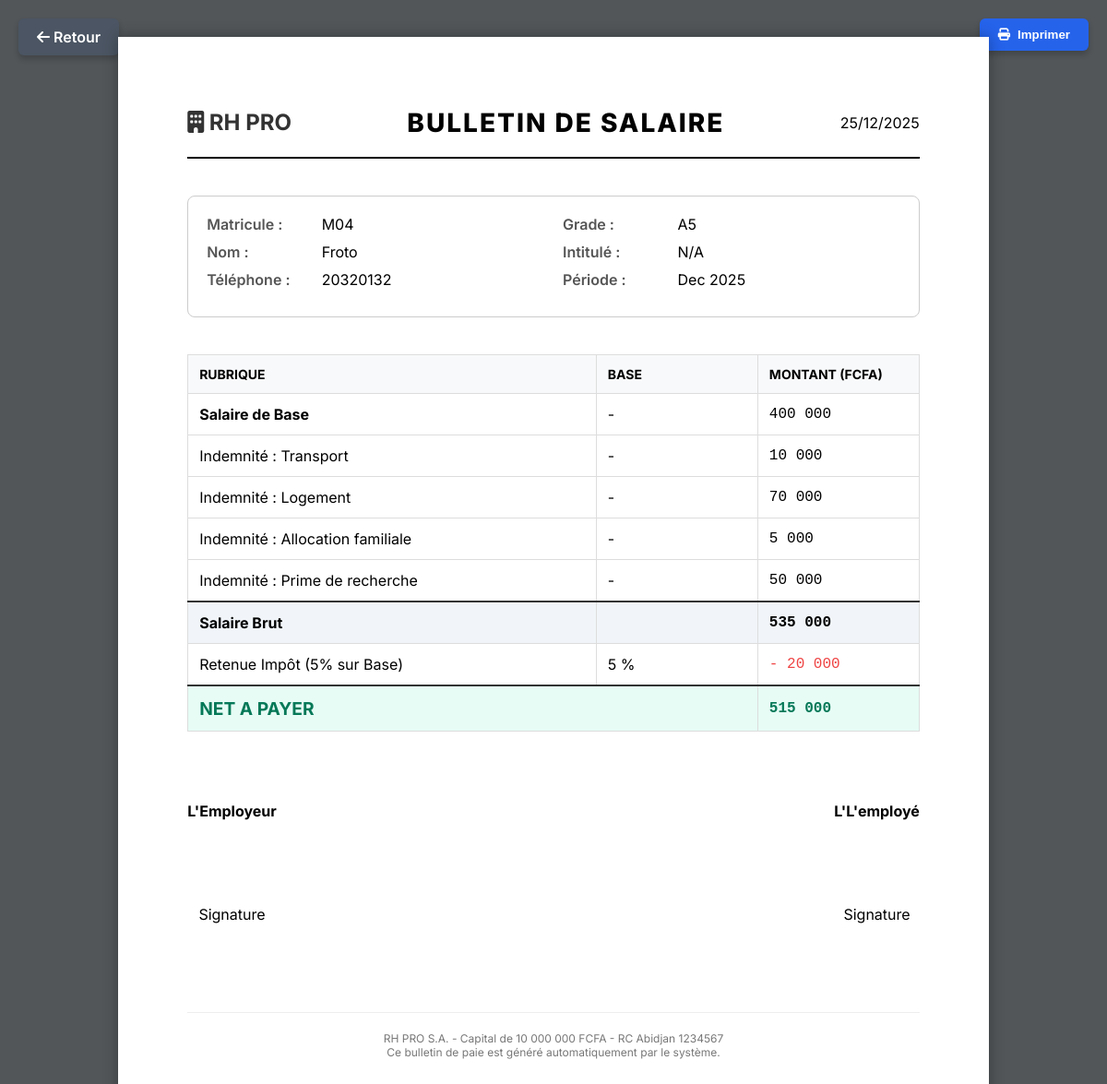
Page /bulletin.php?matricule=M04 on the committed database.
### tables this page shows
CREATE TABLE IF NOT EXISTS `employe` (
  `matricule` varchar(10) NOT NULL,
  `nom` varchar(50) NOT NULL,
  `tel` varchar(15) DEFAULT NULL,
  `codeGr` varchar(5) DEFAULT NULL,
  PRIMARY KEY (`matricule`),
  KEY `fk_emp_grade` (`codeGr`)
);

CREATE TABLE IF NOT EXISTS `grade` (
  `codeGr` varchar(5) NOT NULL,
  `salaireBase` decimal(10,2) NOT NULL,
  `intitule` varchar(100) DEFAULT NULL,
  PRIMARY KEY (`codeGr`)
);

CREATE TABLE IF NOT EXISTS `adroit` (
  `codeGr` varchar(5) NOT NULL,
  `codeInd` varchar(5) NOT NULL,
  `montant` decimal(10,2) NOT NULL,
  PRIMARY KEY (`codeGr`,`codeInd`),
  KEY `fk_adroit_ind` (`codeInd`)
);

CREATE TABLE IF NOT EXISTS `indemnite` (
  `codeInd` varchar(5) NOT NULL,
  `libelle` varchar(50) NOT NULL,
  PRIMARY KEY (`codeInd`)
);

### bulletin.php (the view, shortened to what this page needs)
<?php
require_once 'fonctions.php';
$matricule = $_GET['matricule'];
try {
    $stmt = $pdo->prepare("
        SELECT *
        FROM Employe e
        JOIN Grade g ON e.codeGr = g.codeGr
        WHERE e.matricule = ?
    ");
    $stmt->execute([$matricule]);
    $data = $stmt->fetch(PDO::FETCH_ASSOC);
    $stmt2 = $pdo->prepare("
        SELECT i.libelle, a.montant
        FROM ADroit a
        JOIN Indemnite i ON a.codeInd = i.codeInd
        WHERE a.codeGr = ?
    ");
    $stmt2->execute([$data['codeGr']]);
    $indemnites = $stmt2->fetchAll(PDO::FETCH_ASSOC);
} catch (PDOException $e) {
    die("Erreur SQL : " . $e->getMessage());
}
$salaireBase = $data['salaireBase'];
$totalIndemnites = 0;
foreach ($indemnites as $ind) {
    $totalIndemnites += $ind['montant'];
}
$salaireBrut = $salaireBase + $totalIndemnites;
$impot = $salaireBase * 0.05;
$salaireNet = $salaireBrut - $impot;
$tel = isset($data['tel']) ? $data['tel'] : (isset($data['telephone']) ? $data['telephone'] : 'Non renseigné');
?>
<!DOCTYPE html>
<html lang="fr">
<head>
    <link rel="stylesheet" href="https://cdnjs.cloudflare.com/ajax/libs/font-awesome/6.4.0/css/all.min.css">
</head>
<body>
<a href="index.php" class="back-btn"><i class="fa-solid fa-arrow-left"></i> Retour</a>
<button class="print-btn" onclick="window.print()"><i class="fa-solid fa-print"></i> Imprimer</button>
<div class="page">
    <div class="header">
        <div class="company-logo"><i class="fa-solid fa-building"></i> RH PRO</div>
        <div class="doc-title">Bulletin de Salaire</div>
        <div><?php echo date('d/m/Y'); ?></div>
    </div>
    <div class="info-grid">
        <div class="info-col">
            <div class="info-item"><span class="info-label">Matricule :</span> <?php echo htmlspecialchars($data['matricule']); ?></div>
            <div class="info-item"><span class="info-label">Nom :</span> <?php echo htmlspecialchars($data['nom']); ?></div>
            <div class="info-item"><span class="info-label">Téléphone :</span> <?php echo htmlspecialchars($tel); ?></div>
        </div>
        <div class="info-col">
            <div class="info-item"><span class="info-label">Grade :</span> <?php echo htmlspecialchars($data['codeGr']); ?></div>
            <div class="info-item"><span class="info-label">Intitulé :</span> <?php echo htmlspecialchars($data['intitule'] ?? 'N/A'); ?></div>
            <div class="info-item"><span class="info-label">Période :</span> <?php echo date('M Y'); ?></div>
        </div>
    </div>
    <table class="table-section">
        <thead>
            <tr>
                <th>Rubrique</th>
                <th style="width: 150px;">Base</th>
                <th style="width: 150px;">Montant (FCFA)</th>
            </tr>
        </thead>
        <tbody>
            <tr>
                <td><strong>Salaire de Base</strong></td>
                <td>-</td>
                <td class="amount-col"><?php echo number_format($salaireBase, 0, ',', ' '); ?></td>
            </tr>
            <?php foreach ($indemnites as $ind): ?>
            <tr>
                <td>Indemnité : <?php echo htmlspecialchars($ind['libelle']); ?></td>
                <td>-</td>
                <td class="amount-col"><?php echo number_format($ind['montant'], 0, ',', ' '); ?></td>
            </tr>
            <?php endforeach; ?>
            <tr class="total-row" style="background-color: #f1f5f9;">
                <td><strong>Salaire Brut</strong></td>
                <td></td>
                <td class="amount-col"><?php echo number_format($salaireBrut, 0, ',', ' '); ?></td>
            </tr>
            <tr>
                <td>Retenue Impôt (5% sur Base)</td>
                <td>5 %</td>
                <td class="amount-col" style="color: #ef4444;">- <?php echo number_format($impot, 0, ',', ' '); ?></td>
            </tr>
            <tr class="total-row net-pay">
                <td colspan="2">NET A PAYER</td>
                <td class="amount-col"><?php echo number_format($salaireNet, 0, ',', ' '); ?></td>
            </tr>
        </tbody>
    </table>
    <div style="margin-top: 60px; display: flex; justify-content: space-between;">
        <div style="text-align: center;">
            <p><strong>L'Employeur</strong></p>
            <br><br><br>
            <p>Signature</p>
        </div>
        <div style="text-align: center;">
            <p><strong>L'L'employé</strong></p>
            <br><br><br>
            <p>Signature</p>
        </div>
    </div>
    <div class="footer">
        RH PRO S.A. - Capital de 10 000 000 FCFA - RC Abidjan 1234567<br>
        Ce bulletin de paie est généré automatiquement par le système.
    </div>
</div>
</body>
</html>

### bulletin.php (style rules this page uses)
body { font-family: 'Inter', sans-serif; background: #525659; margin: 0; padding: 40px; display: flex; justify-content: center; }
.page { background: white; width: 210mm; min-height: 297mm; padding: 20mm; box-shadow: 0 0 15px rgba(0,0,0,0.3); position: relative; }
.header { text-align: center; border-bottom: 2px solid #000; padding-bottom: 20px; margin-bottom: 40px; display: flex; justify-content: space-between; align-items: center; }
.company-logo { font-size: 24px; font-weight: bold; color: #333; }
.doc-title { font-size: 28px; text-transform: uppercase; font-weight: 800; letter-spacing: 2px; }
.info-grid { display: grid; grid-template-columns: 1fr 1fr; gap: 20px; margin-bottom: 40px; border: 1px solid #ccc; padding: 20px; border-radius: 8px; }
.info-item { margin-bottom: 10px; }
.info-label { font-weight: 600; color: #555; width: 120px; display: inline-block; }
.table-section { width: 100%; margin-bottom: 40px; border-collapse: collapse; }
.table-section th, .table-section td { border: 1px solid #ddd; padding: 12px; text-align: left; }
.table-section th { background-color: #f8f9fa; font-weight: 700; text-transform: uppercase; font-size: 14px; }
.amount-col { text-align: right; font-family: monospace; font-size: 16px; }
.total-row td { font-weight: bold; border-top: 2px solid #333; }
.net-pay { background-color: #e6fcf5; color: #047857; font-size: 1.2em; }
.footer { margin-top: 80px; text-align: center; font-size: 12px; color: #777; border-top: 1px solid #eee; padding-top: 20px; }
.print-btn { position: fixed; top: 20px; right: 20px; background: #2563eb; color: white; border: none; padding: 10px 20px; border-radius: 6px; cursor: pointer; box-shadow: 0 4px 6px rgba(0,0,0,0.2); font-weight: 600; display: flex; align-items: center; gap: 8px; }
.back-btn { position: fixed; top: 20px; left: 20px; background: #4b5563; color: white; border: none; padding: 10px 20px; border-radius: 6px; cursor: pointer; text-decoration: none; font-weight: 600; box-shadow: 0 4px 6px rgba(0,0,0,0.2); }

### rows in the picture
employe: matricule "M04", nom "Froto", tel "20320132", codeGr.codeGr "A5", codeGr.intitule "N/A", codeGr.salaireBase "400 000", codeGr.salaireBase "535 000", codeGr.salaireBase "20 000", codeGr.salaireBase "515 000"
adroit: codeInd.libelle "Transport", montant "10 000"
adroit: codeInd.libelle "Logement", montant "70 000"
adroit: codeInd.libelle "Allocation familiale", montant "5 000"
adroit: codeInd.libelle "Prime de recherche", montant "50 000"
